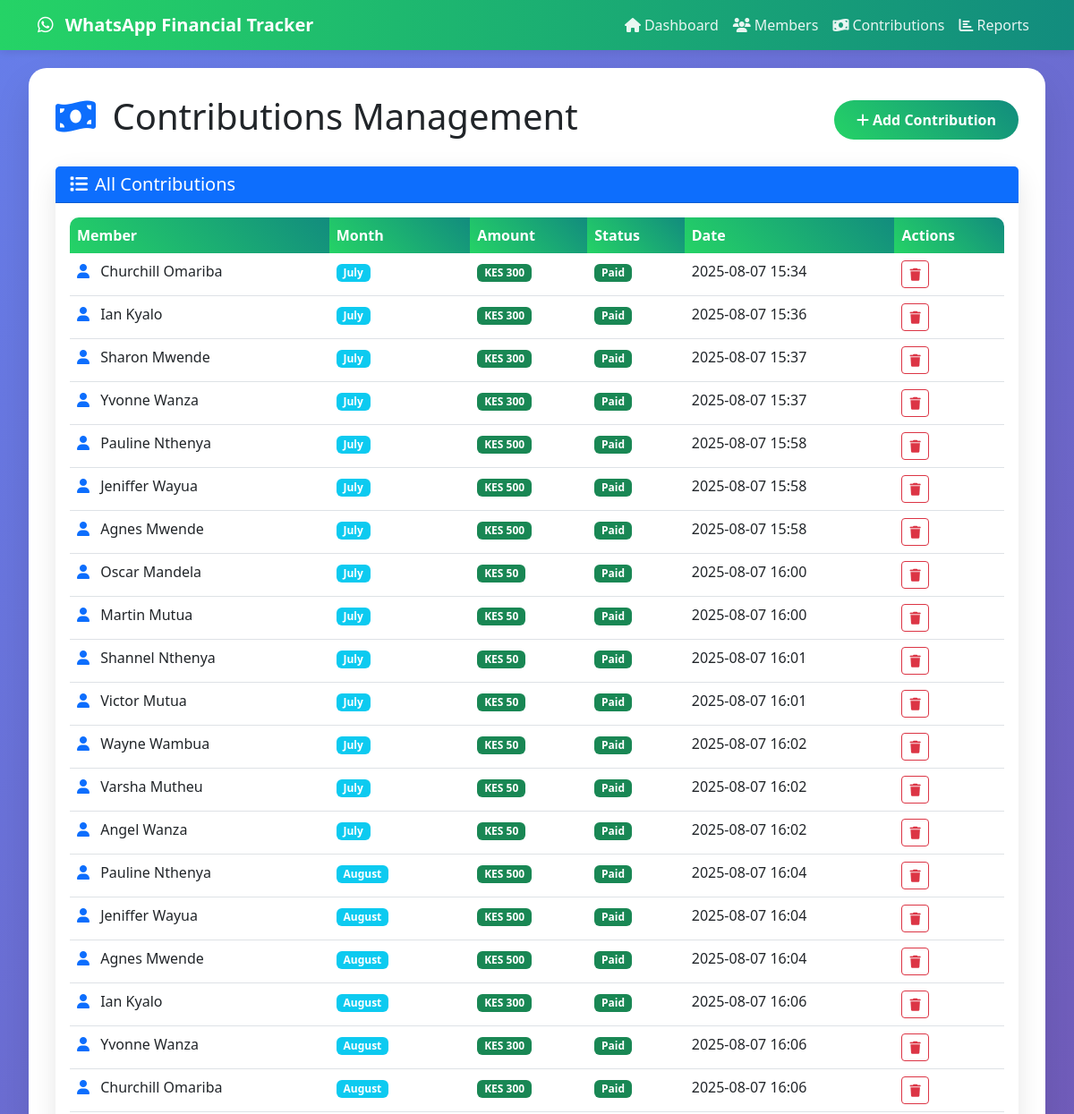
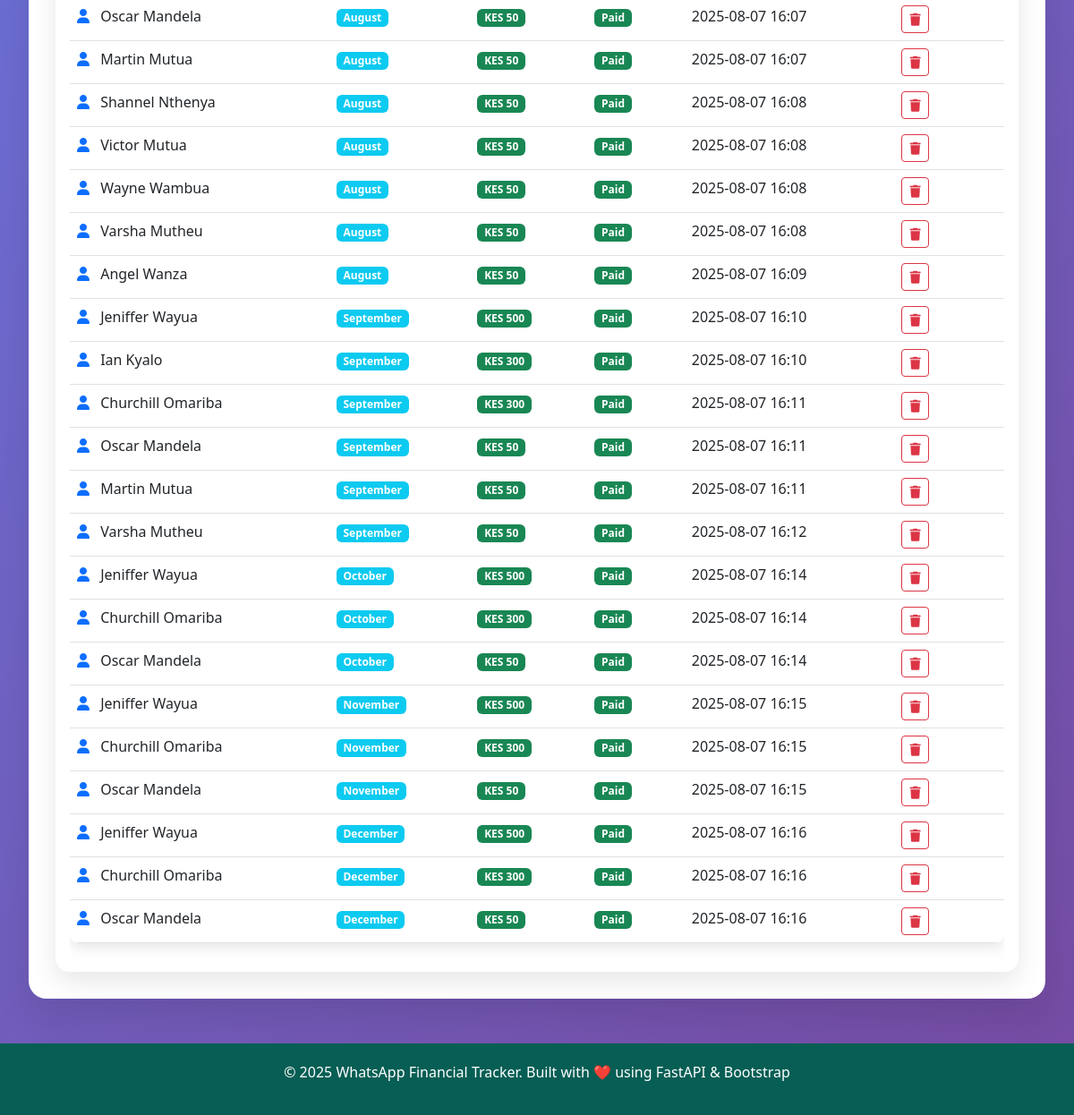
Screenshot of /contributions with the database file from the repository (2 pictures, top to bottom).
### models.py (models this page shows, shortened)
class Contribution(Base):
    __tablename__ = "contributions"
    id = Column(Integer, primary_key=True, index=True)
    member_id = Column(Integer, ForeignKey("members.id"))
    month_id = Column(Integer, ForeignKey("months.id"))
    amount = Column(Integer)
    paid = Column(Boolean, default=False)
    paid_at = Column(DateTime(timezone=True), nullable=True)
    created_at = Column(DateTime(timezone=True), server_default=func.now())
    updated_at = Column(DateTime(timezone=True), onupdate=func.now())
    member = relationship("Member", back_populates="contributions")
    month = relationship("Month", back_populates="contributions")

class Member(Base):
    __tablename__ = "members"
    id = Column(Integer, primary_key=True, index=True)
    name = Column(String, unique=True, index=True)
    category = Column(String)  # Parents, GenMillennial, GenAlpha
    default_amount = Column(Integer, default=0)
    created_at = Column(DateTime(timezone=True), server_default=func.now())
    updated_at = Column(DateTime(timezone=True), onupdate=func.now())
    contributions = relationship("Contribution", back_populates="member")

class Month(Base):
    __tablename__ = "months"
    id = Column(Integer, primary_key=True, index=True)
    name = Column(String, unique=True, index=True)
    created_at = Column(DateTime(timezone=True), server_default=func.now())
    contributions = relationship("Contribution", back_populates="month")

### main.py (the view)
@app.get("/contributions", response_class=HTMLResponse)
async def contributions_page(request: Request, db: Session = Depends(get_db)):
    try:
        contributions = db.query(Contribution).join(Member).join(Month).all()
        members = db.query(Member).all()
        months = db.query(Month).all()
        return templates.TemplateResponse("contributions.html", {
            "request": request,
            "contributions": contributions,
            "members": members,
            "months": months
        })
    except Exception as e:
        return templates.TemplateResponse("error.html", {
            "request": request,
            "error": str(e)
        })

### templates/contributions.html (shortened to what this page needs)
{% extends "base.html" %}
{% block content %}
<div class="row">
    <div class="col-12">
        <div class="d-flex justify-content-between align-items-center mb-4">
            <h1>
                <i class="fas fa-money-bill-wave text-primary me-2"></i>
                Contributions Management
            </h1>
            <button class="btn btn-primary" data-bs-toggle="modal" data-bs-target="#addContributionModal">
                <i class="fas fa-plus me-1"></i>Add Contribution
            </button>
        </div>
    </div>
</div>
<div class="row">
    <div class="col-12">
        <div class="card">
            <div class="card-header bg-primary text-white">
                <h5 class="mb-0">
                    <i class="fas fa-list me-2"></i>All Contributions
                </h5>
            </div>
            <div class="card-body">
                {% if contributions %}
                <div class="table-responsive">
                    <table class="table table-hover">
                        <thead>
                            <tr>
                                <th>Member</th>
                                <th>Month</th>
                                <th>Amount</th>
                                <th>Status</th>
                                <th>Date</th>
                                <th>Actions</th>
                            </tr>
                        </thead>
                        <tbody>
                            {% for contribution in contributions %}
                            <tr>
                                <td>
                                    <i class="fas fa-user text-primary me-2"></i>
                                    {{ contribution.member.name }}
                                </td>
                                <td>
                                    <span class="badge bg-info">{{ contribution.month.name }}</span>
                                </td>
                                <td>
                                    <span class="badge bg-success">KES {{ contribution.amount }}</span>
                                </td>
                                <td>
                                    {% if contribution.paid %}
                                    <span class="badge bg-success">Paid</span>
                                    {% else %}
                                    <span class="badge bg-warning">Pending</span>
                                    {% endif %}
                                </td>
                                <td>
                                    {% if contribution.paid_at %}
                                    {{ contribution.paid_at.strftime('%Y-%m-%d %H:%M') }}
                                    {% else %}
                                    <span class="text-muted">Not paid</span>
                                    {% endif %}
                                </td>
                                <td>
                                    <button class="btn btn-sm btn-outline-danger delete-contribution-btn"
                                            data-contribution-id="{{ contribution.id }}"
                                            data-member-name="{{ contribution.member.name }}"
                                            data-month-name="{{ contribution.month.name }}"
                                            data-amount="{{ contribution.amount }}">
                                        <i class="fas fa-trash"></i>
                                    </button>
                                </td>
                            </tr>
                            {% endfor %}
                        </tbody>
                    </table>
                </div>
                {% else %}
                <div class="text-center py-4">
                    <i class="fas fa-money-bill-wave fa-3x text-muted mb-3"></i>
                    <p class="text-muted">No contributions found. Start by adding a contribution!</p>
                </div>
                {% endif %}
            </div>
        </div>
    </div>
</div>
{% endblock %}

### templates/base.html (style rules this page uses)
:root { --primary-color: #25d366; --secondary-color: #128c7e; --accent-color: #34b7f1; --dark-color: #075e54; --light-color: #dcf8c6; }
body { background: linear-gradient(135deg, #667eea 0%, #764ba2 100%); min-height: 100vh; font-family: 'Segoe UI', Tahoma, Geneva, Verdana, sans-serif; }
.card { border: none; border-radius: 15px; box-shadow: 0 10px 30px rgba(0,0,0,0.1); transition: transform 0.3s ease, box-shadow 0.3s ease; }
.btn-primary { background: linear-gradient(45deg, var(--primary-color), var(--secondary-color)); border: none; border-radius: 25px; padding: 10px 25px; font-weight: 600; transition: all 0.3s ease; }
.table { border-radius: 10px; overflow: hidden; box-shadow: 0 5px 15px rgba(0,0,0,0.1); }
.table thead th { background: linear-gradient(45deg, var(--primary-color), var(--secondary-color)); color: white; border: none; font-weight: 600; }

### rows the page displays
Contribution: member.name "Churchill Omariba", month.name "July", amount "300", paid "Paid", paid_at "2025-08-07 15:34"
Contribution: member.name "Ian Kyalo", month.name "July", amount "300", paid "Paid", paid_at "2025-08-07 15:36"
Contribution: member.name "Sharon Mwende", month.name "July", amount "300", paid "Paid", paid_at "2025-08-07 15:37"
Contribution: member.name "Yvonne Wanza", month.name "July", amount "300", paid "Paid", paid_at "2025-08-07 15:37"
Contribution: member.name "Pauline Nthenya", month.name "July", amount "500", paid "Paid", paid_at "2025-08-07 15:58"
Contribution: member.name "Jeniffer Wayua", month.name "July", amount "500", paid "Paid", paid_at "2025-08-07 15:58"
Contribution: member.name "Agnes Mwende", month.name "July", amount "500", paid "Paid", paid_at "2025-08-07 15:58"
Contribution: member.name "Oscar Mandela", month.name "July", amount "50", paid "Paid", paid_at "2025-08-07 16:00"
Contribution: member.name "Martin Mutua", month.name "July", amount "50", paid "Paid", paid_at "2025-08-07 16:00"
Contribution: member.name "Shannel Nthenya", month.name "July", amount "50", paid "Paid", paid_at "2025-08-07 16:01"
Contribution: member.name "Victor Mutua", month.name "July", amount "50", paid "Paid", paid_at "2025-08-07 16:01"
Contribution: member.name "Wayne Wambua", month.name "July", amount "50", paid "Paid", paid_at "2025-08-07 16:02"
Contribution: member.name "Varsha Mutheu", month.name "July", amount "50", paid "Paid", paid_at "2025-08-07 16:02"
Contribution: member.name "Angel Wanza", month.name "July", amount "50", paid "Paid", paid_at "2025-08-07 16:02"
Contribution: member.name "Pauline Nthenya", month.name "August", amount "500", paid "Paid", paid_at "2025-08-07 16:04"
Contribution: member.name "Jeniffer Wayua", month.name "August", amount "500", paid "Paid", paid_at "2025-08-07 16:04"
Contribution: member.name "Agnes Mwende", month.name "August", amount "500", paid "Paid", paid_at "2025-08-07 16:04"
Contribution: member.name "Ian Kyalo", month.name "August", amount "300", paid "Paid", paid_at "2025-08-07 16:06"
Contribution: member.name "Yvonne Wanza", month.name "August", amount "300", paid "Paid", paid_at "2025-08-07 16:06"
Contribution: member.name "Churchill Omariba", month.name "August", amount "300", paid "Paid", paid_at "2025-08-07 16:06"
Contribution: member.name "Oscar Mandela", month.name "August", amount "50", paid "Paid", paid_at "2025-08-07 16:07"
Contribution: member.name "Martin Mutua", month.name "August", amount "50", paid "Paid", paid_at "2025-08-07 16:07"
Contribution: member.name "Shannel Nthenya", month.name "August", amount "50", paid "Paid", paid_at "2025-08-07 16:08"
Contribution: member.name "Victor Mutua", month.name "August", amount "50", paid "Paid", paid_at "2025-08-07 16:08"
Contribution: member.name "Wayne Wambua", month.name "August", amount "50", paid "Paid", paid_at "2025-08-07 16:08"
Contribution: member.name "Varsha Mutheu", month.name "August", amount "50", paid "Paid", paid_at "2025-08-07 16:08"
Contribution: member.name "Angel Wanza", month.name "August", amount "50", paid "Paid", paid_at "2025-08-07 16:09"
Contribution: member.name "Jeniffer Wayua", month.name "September", amount "500", paid "Paid", paid_at "2025-08-07 16:10"
Contribution: member.name "Ian Kyalo", month.name "September", amount "300", paid "Paid", paid_at "2025-08-07 16:10"
Contribution: member.name "Churchill Omariba", month.name "September", amount "300", paid "Paid", paid_at "2025-08-07 16:11"
Contribution: member.name "Oscar Mandela", month.name "September", amount "50", paid "Paid", paid_at "2025-08-07 16:11"
Contribution: member.name "Martin Mutua", month.name "September", amount "50", paid "Paid", paid_at "2025-08-07 16:11"
Contribution: member.name "Varsha Mutheu", month.name "September", amount "50", paid "Paid", paid_at "2025-08-07 16:12"
Contribution: member.name "Jeniffer Wayua", month.name "October", amount "500", paid "Paid", paid_at "2025-08-07 16:14"
Contribution: member.name "Churchill Omariba", month.name "October", amount "300", paid "Paid", paid_at "2025-08-07 16:14"
Contribution: member.name "Oscar Mandela", month.name "October", amount "50", paid "Paid", paid_at "2025-08-07 16:14"
Contribution: member.name "Jeniffer Wayua", month.name "November", amount "500", paid "Paid", paid_at "2025-08-07 16:15"
Contribution: member.name "Churchill Omariba", month.name "November", amount "300", paid "Paid", paid_at "2025-08-07 16:15"
Contribution: member.name "Oscar Mandela", month.name "November", amount "50", paid "Paid", paid_at "2025-08-07 16:15"
Contribution: member.name "Jeniffer Wayua", month.name "December", amount "500", paid "Paid", paid_at "2025-08-07 16:16"
Contribution: member.name "Churchill Omariba", month.name "December", amount "300", paid "Paid", paid_at "2025-08-07 16:16"
Contribution: member.name "Oscar Mandela", month.name "December", amount "50", paid "Paid", paid_at "2025-08-07 16:16"
